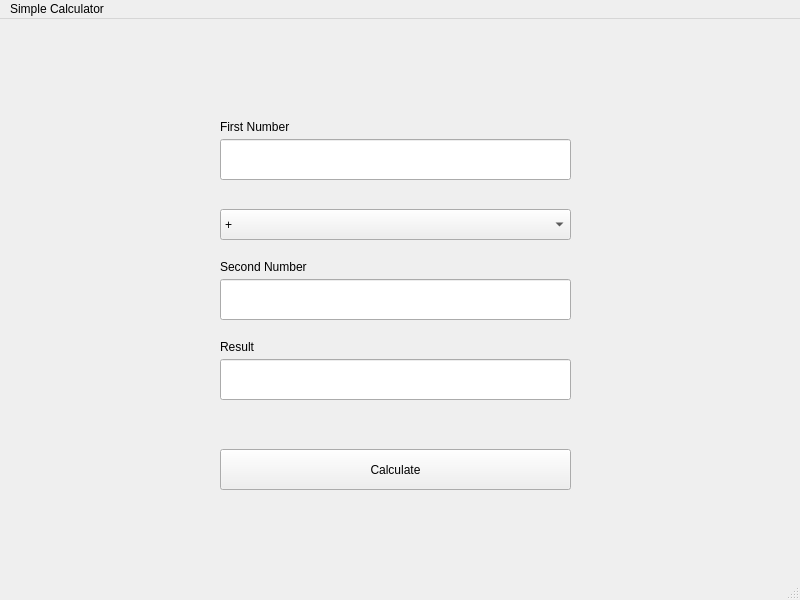
<?xml version="1.0" encoding="UTF-8"?>
<ui version="4.0">
 <class>MainWindow</class>
 <widget class="QMainWindow" name="MainWindow">
  <property name="geometry">
   <rect>
    <x>0</x>
    <y>0</y>
    <width>800</width>
    <height>600</height>
   </rect>
  </property>
  <property name="windowTitle">
   <string>MainWindow</string>
  </property>
  <widget class="QWidget" name="centralwidget">
   <widget class="QPushButton" name="calculate_btn">
    <property name="geometry">
     <rect>
      <x>220</x>
      <y>430</y>
      <width>351</width>
      <height>41</height>
     </rect>
    </property>
    <property name="text">
     <string>Calculate</string>
    </property>
   </widget>
   <widget class="QLineEdit" name="num1">
    <property name="geometry">
     <rect>
      <x>220</x>
      <y>120</y>
      <width>351</width>
      <height>41</height>
     </rect>
    </property>
   </widget>
   <widget class="QLineEdit" name="num2">
    <property name="geometry">
     <rect>
      <x>220</x>
      <y>260</y>
      <width>351</width>
      <height>41</height>
     </rect>
    </property>
   </widget>
   <widget class="QLabel" name="label">
    <property name="geometry">
     <rect>
      <x>220</x>
      <y>100</y>
      <width>141</width>
      <height>16</height>
     </rect>
    </property>
    <property name="text">
     <string>First Number</string>
    </property>
   </widget>
   <widget class="QLabel" name="label_2">
    <property name="geometry">
     <rect>
      <x>220</x>
      <y>240</y>
      <width>141</width>
      <height>16</height>
     </rect>
    </property>
    <property name="text">
     <string>Second Number</string>
    </property>
   </widget>
   <widget class="QLineEdit" name="result_lbl">
    <property name="geometry">
     <rect>
      <x>220</x>
      <y>340</y>
      <width>351</width>
      <height>41</height>
     </rect>
    </property>
    <property name="readOnly">
     <bool>true</bool>
    </property>
   </widget>
   <widget class="QLabel" name="label_3">
    <property name="geometry">
     <rect>
      <x>220</x>
      <y>320</y>
      <width>141</width>
      <height>16</height>
     </rect>
    </property>
    <property name="text">
     <string>Result</string>
    </property>
   </widget>
   <widget class="QComboBox" name="operators">
    <property name="geometry">
     <rect>
      <x>220</x>
      <y>190</y>
      <width>351</width>
      <height>31</height>
     </rect>
    </property>
    <item>
     <property name="text">
      <string>+</string>
     </property>
    </item>
    <item>
     <property name="text">
      <string>-</string>
     </property>
    </item>
    <item>
     <property name="text">
      <string>/</string>
     </property>
    </item>
    <item>
     <property name="text">
      <string>%</string>
     </property>
    </item>
    <item>
     <property name="text">
      <string>*</string>
     </property>
    </item>
   </widget>
   <widget class="QLabel" name="invalid_lbl">
    <property name="geometry">
     <rect>
      <x>220</x>
      <y>45</y>
      <width>351</width>
      <height>41</height>
     </rect>
    </property>
    <property name="font">
     <font>
      <pointsize>8</pointsize>
      <weight>75</weight>
      <bold>true</bold>
     </font>
    </property>
    <property name="text">
     <string/>
    </property>
    <property name="alignment">
     <set>Qt::AlignCenter</set>
    </property>
    <property name="wordWrap">
     <bool>false</bool>
    </property>
   </widget>
  </widget>
  <widget class="QMenuBar" name="menubar">
   <property name="geometry">
    <rect>
     <x>0</x>
     <y>0</y>
     <width>800</width>
     <height>26</height>
    </rect>
   </property>
   <widget class="QMenu" name="menuSimple_Calculator">
    <property name="title">
     <string>Simple Calculator</string>
    </property>
   </widget>
   <addaction name="menuSimple_Calculator"/>
  </widget>
  <widget class="QStatusBar" name="statusbar"/>
 </widget>
 <resources/>
 <connections/>
</ui>
